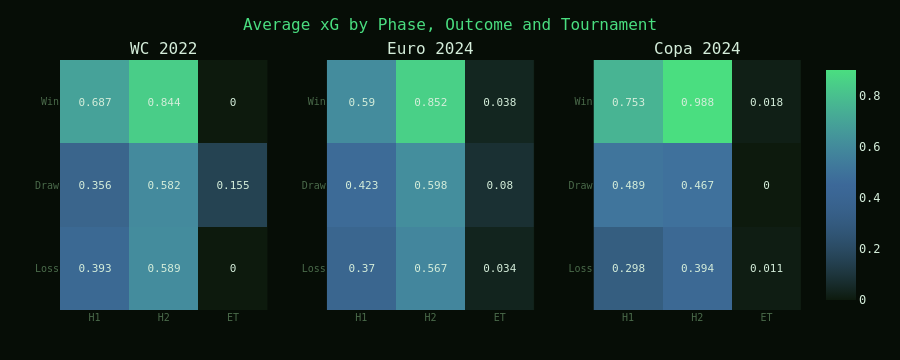

Notebook code cell kept with this figure:
### Code cell
# Chart 5: Phase xG heatmap with average goal overlay

phase_q = """
SELECT
    CASE
        WHEN tournament LIKE '%World Cup%' THEN 'WC 2022'
        WHEN tournament LIKE '%Euro%'      THEN 'Euro 2024'
        ELSE                                    'Copa 2024'
    END AS t,
    outcome,
    ROUND(AVG(xg_h1),3) AS h1,
    ROUND(AVG(xg_h2),3) AS h2,
    ROUND(AVG(xg_et),4) AS et
FROM match_features
GROUP BY t, outcome
ORDER BY t, CASE outcome WHEN 'Win' THEN 1 WHEN 'Draw' THEN 2 ELSE 3 END
"""
ph_df = pd.read_sql(phase_q, con)

fig_heat = make_subplots(
    rows=1, cols=3,
    subplot_titles=["WC 2022", "Euro 2024", "Copa 2024"],
    horizontal_spacing=0.08,
)

for col_idx, t_name in enumerate(["WC 2022","Euro 2024","Copa 2024"], 1):
    sub = ph_df[ph_df["t"]==t_name].set_index("outcome").reindex(["Win","Draw","Loss"])
    z   = sub[["h1","h2","et"]].values.astype(float)
    fig_heat.add_trace(go.Heatmap(
        z=z[::-1],
        x=["H1","H2","ET"],
        y=["Loss","Draw","Win"],
        colorscale=[[0,C["surface"]],[0.5,"rgba(96,165,250,0.6)"],[1,C["win"]]],
        showscale=(col_idx==3),
        text=np.round(z[::-1],3),
        texttemplate="%{text}",
        textfont=dict(color=C["text"], size=11),
        zmin=0, zmax=0.9,
    ), row=1, col=col_idx)

fig_heat.update_layout(
    **BASE,
    title=dict(text="Average xG by Phase, Outcome and Tournament", font=dict(size=16,color=C["win"]), x=0.5),
    height=360,
    coloraxis_colorbar=dict(tickfont=dict(color=C["text"])),
)
for c in [1,2,3]:
    fig_heat.update_xaxes(tickfont=dict(color=C["muted"],size=10), showgrid=False, row=1, col=c)
    fig_heat.update_yaxes(tickfont=dict(color=C["muted"],size=10), showgrid=False, row=1, col=c)
fig_heat.show()

### Figure 1 — Plotly figure (JSON) as saved in the notebook; plotly's stock layout.template omitted (floating-point values rounded to 4 significant figures)
{"data": [{"colorscale": [[0, "#0d1a0d"], [0.5, "rgba(96,165,250,0.6)"], [1, "#4ade80"]], "showscale": false, "text": [[0.393, 0.589, 0.0], [0.356, 0.582, 0.155], [0.687, 0.844, 0.0]], "textfont": {"color": "#d4edda", "size": 11}, "texttemplate": "%{text}", "type": "heatmap", "x": ["H1", "H2", "ET"], "xaxis": "x", "y": ["Loss", "Draw", "Win"], "yaxis": "y", "z": [[0.393, 0.589, 0.0], [0.356, 0.582, 0.1547], [0.687, 0.844, 0.0]], "zmax": 0.9, "zmin": 0}, {"colorscale": [[0, "#0d1a0d"], [0.5, "rgba(96,165,250,0.6)"], [1, "#4ade80"]], "showscale": false, "text": [[0.37, 0.567, 0.034], [0.423, 0.598, 0.08], [0.59, 0.852, 0.038]], "textfont": {"color": "#d4edda", "size": 11}, "texttemplate": "%{text}", "type": "heatmap", "x": ["H1", "H2", "ET"], "xaxis": "x2", "y": ["Loss", "Draw", "Win"], "yaxis": "y2", "z": [[0.37, 0.567, 0.034], [0.423, 0.598, 0.0803], [0.59, 0.852, 0.0384]], "zmax": 0.9, "zmin": 0}, {"colorscale": [[0, "#0d1a0d"], [0.5, "rgba(96,165,250,0.6)"], [1, "#4ade80"]], "showscale": true, "text": [[0.298, 0.394, 0.011], [0.489, 0.467, 0.0], [0.753, 0.988, 0.018]], "textfont": {"color": "#d4edda", "size": 11}, "texttemplate": "%{text}", "type": "heatmap", "x": ["H1", "H2", "ET"], "xaxis": "x3", "y": ["Loss", "Draw", "Win"], "yaxis": "y3", "z": [[0.298, 0.394, 0.011], [0.489, 0.467, 0.0], [0.753, 0.988, 0.018]], "zmax": 0.9, "zmin": 0}], "layout": {"annotations": [{"font": {"size": 16}, "showarrow": false, "text": "WC 2022", "x": 0.14, "xanchor": "center", "xref": "paper", "y": 1.0, "yanchor": "bottom", "yref": "paper"}, {"font": {"size": 16}, "showarrow": false, "text": "Euro 2024", "x": 0.5, "xanchor": "center", "xref": "paper", "y": 1.0, "yanchor": "bottom", "yref": "paper"}, {"font": {"size": 16}, "showarrow": false, "text": "Copa 2024", "x": 0.86, "xanchor": "center", "xref": "paper", "y": 1.0, "yanchor": "bottom", "yref": "paper"}], "coloraxis": {"colorbar": {"tickfont": {"color": "#d4edda"}}}, "font": {"color": "#d4edda", "family": "monospace", "size": 12}, "height": 360, "hoverlabel": {"bgcolor": "#111f11", "bordercolor": "#1e2e1e", "font": {"color": "#d4edda"}}, "margin": {"b": 50, "l": 60, "r": 40, "t": 60}, "paper_bgcolor": "#060d06", "plot_bgcolor": "#0d1a0d", "title": {"font": {"color": "#4ade80", "size": 16}, "text": "Average xG by Phase, Outcome and Tournament", "x": 0.5}, "xaxis": {"anchor": "y", "domain": [0.0, 0.28], "showgrid": false, "tickfont": {"color": "#4a6a4a", "size": 10}}, "xaxis2": {"anchor": "y2", "domain": [0.36, 0.64], "showgrid": false, "tickfont": {"color": "#4a6a4a", "size": 10}}, "xaxis3": {"anchor": "y3", "domain": [0.72, 1.0], "showgrid": false, "tickfont": {"color": "#4a6a4a", "size": 10}}, "yaxis": {"anchor": "x", "domain": [0.0, 1.0], "showgrid": false, "tickfont": {"color": "#4a6a4a", "size": 10}}, "yaxis2": {"anchor": "x2", "domain": [0.0, 1.0], "showgrid": false, "tickfont": {"color": "#4a6a4a", "size": 10}}, "yaxis3": {"anchor": "x3", "domain": [0.0, 1.0], "showgrid": false, "tickfont": {"color": "#4a6a4a", "size": 10}}}}
